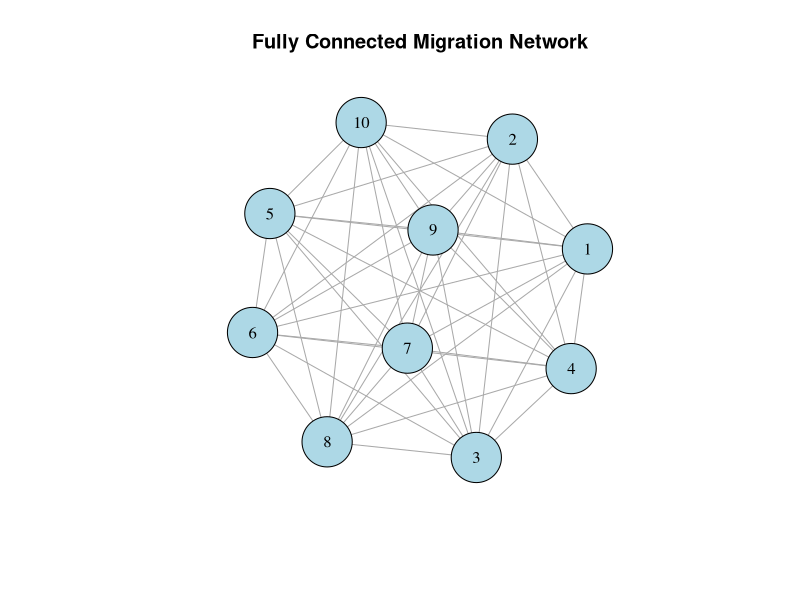
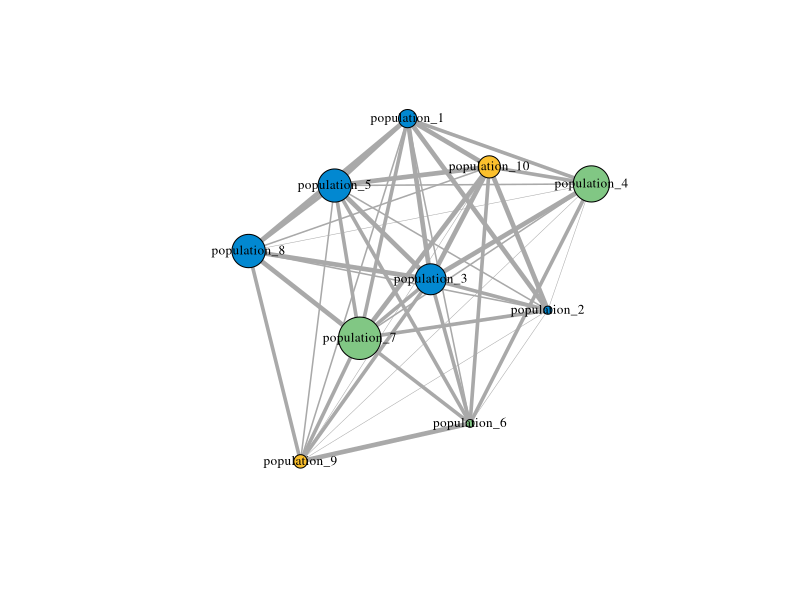

Write the R code that produced these figures, in order.
# goal 
# 1 - generate a simple network with 10 vertices fully connected
# 2 - assign population sizes of animals to each vertex
# 3 - migration is possible through the network
# 4 - migration is dependent on population size
# 5 - both edges and vertices have characteristics
#     - Vertex can be vegetated, have food etc, have human habitaion
#     - Edges can have weights associated with them due to roadways, forested networks, rivers/mountains, etc


# Load necessary libraries
library(igraph)

n_vertices <- 10

migration_network_historical <- make_full_graph(n = n_vertices, directed = FALSE)

plot(migration_network_historical, 
     vertex.color = "lightblue", 
     vertex.size = 30, 
     vertex.label.color = "black", 
     edge.color = "darkgray",
     main = "Fully Connected Migration Network")

# Vertex characteristics 
V(migration_network_historical)$name <- paste0("population_",1:n_vertices)

V(migration_network_historical)$pop_size <- sample(50:500, 
                                                   size = vcount(migration_network_historical), replace = TRUE)

habitat_types <- c("Old Growth", "Wetland", "Shrubland", "Secondary Forest")


V(migration_network_historical)$habitat <- sample(habitat_types, 
                                                size = vcount(migration_network_historical), replace = TRUE)

human_presence <- c("High", "Medium", "Low", "None")

# food availability 

food_availability <- c("High", "Medium", "Low", "None")

V(migration_network_historical)$food_availability <- sample(food_availability, 
       size = vcount(migration_network_historical), replace = TRUE, 
       prob = c(0.3, 0.4, 0.2, 0.1))





V(migration_network_historical)$human_presence <- sample(human_presence, 
       size = vcount(migration_network_historical), replace = TRUE, 
       prob = c(0.2, 0.3, 0.3, 0.2))

corridor_types <- c("Dense Forest", "Open Woodland", "River Crossing", "Highway Obstruction")

E(migration_network_historical)$corridor_type <- sample(corridor_types, 
                                        size = ecount(migration_network_historical), 
                                        replace = TRUE,
                                        prob = c(0.3, 0.4, 0.15, 0.15))


weight_lookup <- c(
  "Dense Forest"        = 0.9,
  "Open Woodland"       = 0.7,
  "River Crossing"      = 0.3,
  "Highway Obstruction" = 0.1
)

E(migration_network_historical)$weight <- weight_lookup[E(migration_network_historical)$corridor_type]

#visualize the network
# Map habitat types to distinct colors
habitat_colors <- c(
  "Old Growth"       = "#2e7d32",
  "Secondary Forest" = "#81c784",
  "Wetland"          = "#0288d1",
  "Shrubland"        = "#fbc02d"
)
V(migration_network_historical)$color <- habitat_colors[V(migration_network_historical)$habitat]

#plot
plot(migration_network_historical, 
     vertex.label.cex = 0.8,
     vertex.label.color = "black",
     vertex.size = V(migration_network_historical)$pop_size/20,
     edge.width = E(migration_network_historical)$weight*5
     )
